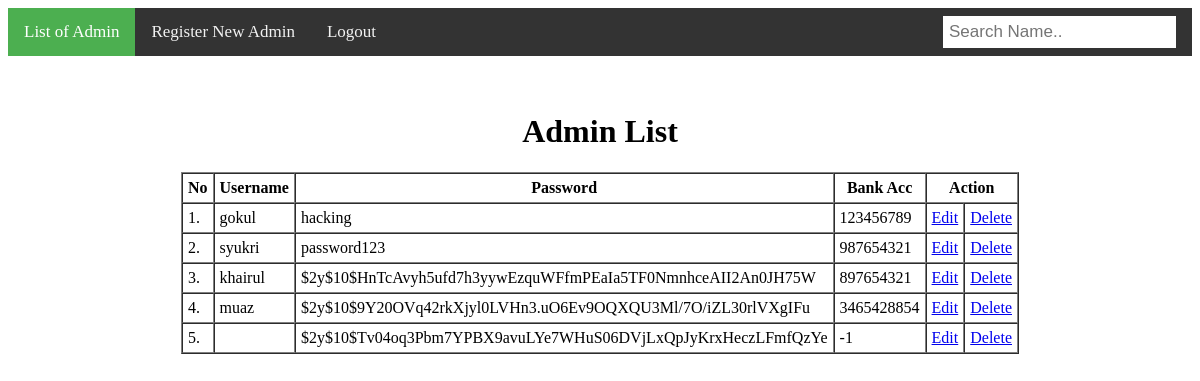
Page /adminlist.php on the committed database.
### tables this page shows
CREATE TABLE `tbl_user` (
  `user_id` int(11) NOT NULL,
  `user_uname` varchar(255) NOT NULL,
  `user_password` varchar(255) NOT NULL,
  `user_bankaccount` varchar(16) DEFAULT NULL
);

### adminlist.php (the view, shortened to what this page needs)
<?php
include ('adminconnect.php'); ?>
<!DOCTYPE html>
<html lang="en">
  <head>
  </head>
  <body>
    <center>
    <h1>Admin List</h1>
    <table cellpadding="5" cellspacing="0" border="1">
  		<tr>
      <th>No</th>
  		<th>Username</th>
  		<th>Password</th>
      <th>Bank Acc</th>
      <th colspan="2">Action</th>
  		</tr>
  		<?php
  			$query ="SELECT * FROM tbl_user";
  			$exec =mysqli_query($con,$query);
  			if(mysqli_num_rows($exec)>0)
        {
  				$i=1;
  				foreach ($exec as $row) {
  					?>
  					<tr>
  						<td><?php echo $i++;?>.</td>
  						<td><?php echo $row['user_uname']; ?></td>
  						<td><?php echo $row['user_password']; ?></td>
              <td><?php echo $row['user_bankaccount']; ?></td>
              <td><a href="edit.php?id=<?php echo $row['user_id']; ?>">Edit</a></td>
              <td><a href="deleteAdmin.php?id=<?php echo $row['user_id']; ?>">Delete</a></td>
  					</tr>
  				<?php }
  			}
  ?>
  	</table>
    </center>
  </body>
</html>

### rows in the picture
tbl_user: user_uname "gokul", user_password "hacking", user_bankaccount "123456789"
tbl_user: user_uname "syukri", user_password "password123", user_bankaccount "987654321"
tbl_user: user_uname "khairul", user_password "$2y$10$HnTcAvyh5ufd7h3yywEzquWFfmPEaIa5TF0NmnhceAII2An0JH75W", user_bankaccount "897654321"
tbl_user: user_uname "muaz", user_password "$2y$10$9Y20OVq42rkXjyl0LVHn3.uO6Ev9OQXQU3Ml/7O/iZL30rlVXgIFu", user_bankaccount "3465428854"
tbl_user: user_password "$2y$10$Tv04oq3Pbm7YPBX9avuLYe7WHuS06DVjLxQpJyKrxHeczLFmfQzYe", user_bankaccount "-1"
